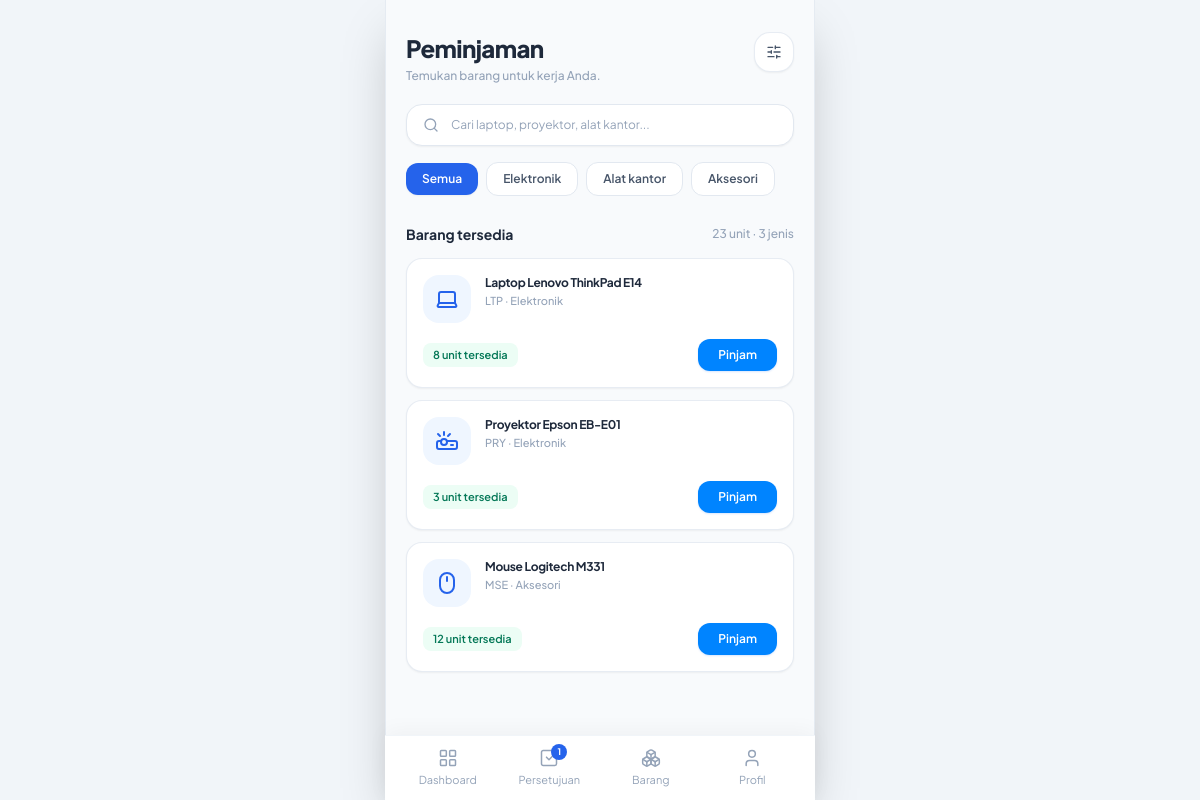
Screenshot of /peminjaman.php (signed in) with the database file from the repository.
### tables this page shows
CREATE TABLE IF NOT EXISTS `kategori` (
    `id` INT AUTO_INCREMENT PRIMARY KEY,
    `nama_kategori` VARCHAR(50) NOT NULL,
    `slug` VARCHAR(50) NOT NULL
);

CREATE TABLE IF NOT EXISTS `barang` (
    `id` INT AUTO_INCREMENT PRIMARY KEY,
    `kode_barang` VARCHAR(50) NOT NULL UNIQUE,
    `nama_barang` VARCHAR(100) NOT NULL,
    `kategori_id` INT NOT NULL,
    `stok_total` INT NOT NULL DEFAULT 1,
    `stok_tersedia` INT NOT NULL DEFAULT 1,
    `ikon` VARCHAR(50) DEFAULT 'laptop',  
    `deskripsi` TEXT DEFAULT NULL,
    `created_at` DATETIME DEFAULT CURRENT_TIMESTAMP,
    FOREIGN KEY (`kategori_id`) REFERENCES `kategori`(`id`) ON DELETE CASCADE
);

### peminjaman.php (the view, shortened to what this page needs)
<?php
require_once __DIR__ . '/includes/auth_check.php';
$filter_cat = $_GET['kategori'] ?? 'semua';
$stmt_cats = $pdo->query("SELECT * FROM kategori ORDER BY id ASC");
$categories = $stmt_cats->fetchAll();
$stmt_items = $pdo->query("
    SELECT b.*, k.nama_kategori, k.slug as kategori_slug
    FROM barang b
    JOIN kategori k ON b.kategori_id = k.id
    ORDER BY b.id ASC
");
$all_items = $stmt_items->fetchAll();
$total_units = 0;
$total_types = count($all_items);
foreach ($all_items as $itm) {
    $total_units += (int)$itm['stok_tersedia'];
}
require_once __DIR__ . '/includes/header.php';
?>
<div class="px-5 pt-8 pb-6 flex-1 flex flex-col">
    <div class="flex items-start justify-between mb-5">
        <div>
            <h1 class="text-2xl font-extrabold text-slate-800 tracking-tight">Peminjaman</h1>
            <p class="text-xs text-slate-400 mt-1 font-medium">Temukan barang untuk kerja Anda.</p>
        </div>
        <button type="button" onclick="alert('Fitur filter lanjutan aktif pada kategori di bawah.')" class="w-10 h-10 rounded-2xl bg-white border border-slate-200/80 shadow-sm flex items-center justify-center text-slate-600 hover:text-blue-600 transition-colors">
            <i data-lucide="sliders-horizontal" class="w-4 h-4"></i>
        </button>
    </div>
    <div class="relative flex items-center rounded-2xl bg-white border border-slate-200 shadow-sm focus-within:border-blue-500 focus-within:ring-2 focus-within:ring-blue-100 transition-all mb-4">
        <span class="pl-4 text-slate-400">
            <i data-lucide="search" class="w-4 h-4"></i>
        </span>
        <input
            type="text"
            id="searchInput"
            onkeyup="searchBarang(this.value)"
            placeholder="Cari laptop, proyektor, alat kantor..."
            class="w-full bg-transparent px-3 py-3 text-xs text-slate-800 placeholder-slate-400 focus:outline-none">
    </div>
    <div class="flex items-center gap-2 overflow-x-auto pb-2 mb-5 no-scrollbar">
        <button
            type="button"
            onclick="filterCategory('semua', this)"
            class="category-chip px-4 py-2 rounded-xl text-xs font-semibold whitespace-nowrap transition-all <?= $filter_cat === 'semua' ? 'bg-blue-600 text-white shadow-sm' : 'bg-white text-slate-600 border border-slate-200' ?>">
            Semua
        </button>
        <?php foreach ($categories as $cat): ?>
            <button
                type="button"
                onclick="filterCategory('<?= htmlspecialchars($cat['slug']) ?>', this)"
                class="category-chip px-4 py-2 rounded-xl text-xs font-semibold whitespace-nowrap transition-all <?= $filter_cat === $cat['slug'] ? 'bg-blue-600 text-white shadow-sm' : 'bg-white text-slate-600 border border-slate-200' ?>">
                <?= htmlspecialchars($cat['nama_kategori']) ?>
            </button>
        <?php endforeach; ?>
    </div>
    <div class="flex items-center justify-between mb-3.5">
        <h2 class="text-sm font-bold text-slate-800">Barang tersedia</h2>
        <span class="text-xs text-slate-400 font-medium"><?= $total_units ?> unit · <?= $total_types ?> jenis</span>
    </div>
    <div id="barangContainer" class="space-y-3 flex-1">
        <?php foreach ($all_items as $item): ?>
            <div
                class="barang-item bg-white p-4 rounded-2xl border border-slate-200/80 shadow-sm flex flex-col justify-between gap-3"
                data-name="<?= htmlspecialchars($item['nama_barang']) ?>"
                data-code="<?= htmlspecialchars($item['kode_barang']) ?>"
                data-category="<?= htmlspecialchars($item['kategori_slug']) ?>"
                style="<?= ($filter_cat !== 'semua' && $filter_cat !== $item['kategori_slug']) ? 'display: none;' : '' ?>">
                <div class="flex items-start gap-3.5">
                    <div class="w-12 h-12 rounded-2xl bg-blue-50 text-blue-600 flex items-center justify-center shrink-0">
                        <?php if ($item['ikon'] === 'proyektor'): ?>
                            <i data-lucide="projector" class="w-6 h-6"></i>
                        <?php elseif ($item['ikon'] === 'mouse'): ?>
                            <i data-lucide="mouse" class="w-6 h-6"></i>
                        <?php else: ?>
                            <i data-lucide="laptop" class="w-6 h-6"></i>
                        <?php endif; ?>
                    </div>
                    <div class="flex-1 min-w-0">
                        <h3 class="font-bold text-slate-800 text-xs tracking-tight line-clamp-1"><?= htmlspecialchars($item['nama_barang']) ?></h3>
                        <p class="text-[11px] text-slate-400 font-medium mt-0.5"><?= htmlspecialchars($item['kode_barang']) ?> · <?= htmlspecialchars($item['nama_kategori']) ?></p>
                    </div>
                </div>
                <div class="flex items-center justify-between pt-1">
                    <span class="text-[11px] font-semibold text-emerald-700 bg-emerald-50 px-2.5 py-1 rounded-lg">
                        <?= $item['stok_tersedia'] ?> unit tersedia
                    </span>
                    <button
                        type="button"
                        onclick="openBorrowModal(<?= $item['id'] ?>, '<?= htmlspecialchars(addslashes($item['nama_barang'])) ?>', <?= $item['stok_tersedia'] ?>)"
                        class="bg-[#0084ff] hover:bg-blue-600 active:scale-95 text-white font-semibold text-xs px-5 py-2 rounded-xl transition-all shadow-sm shadow-blue-500/20">
                        Pinjam
                    </button>
                </div>
            </div>
        <?php endforeach; ?>
    </div>
</div>
<?php require_once __DIR__ . '/includes/bottom_nav.php'; ?>
</body>
</html>

### assets/css/style.css (style rules this page uses)
* { -webkit-tap-highlight-color: transparent; }
body { background-color: #e2e8f0; }

### rows the page displays
kategori: nama_kategori "Elektronik"
kategori: nama_kategori "Alat kantor"
kategori: nama_kategori "Aksesori"
barang: ikon "laptop" (drawn), nama_barang "Laptop Lenovo ThinkPad E14", kode_barang "LTP", kategori.nama_kategori "Elektronik", stok_tersedia "8"
barang: ikon "proyektor" (drawn), nama_barang "Proyektor Epson EB-E01", kode_barang "PRY", kategori.nama_kategori "Elektronik", stok_tersedia "3"
barang: ikon "mouse" (drawn), nama_barang "Mouse Logitech M331", kode_barang "MSE", kategori.nama_kategori "Aksesori", stok_tersedia "12"

### other values shown
$total_units "23"
$total_types "3"
$pending_count "1"
